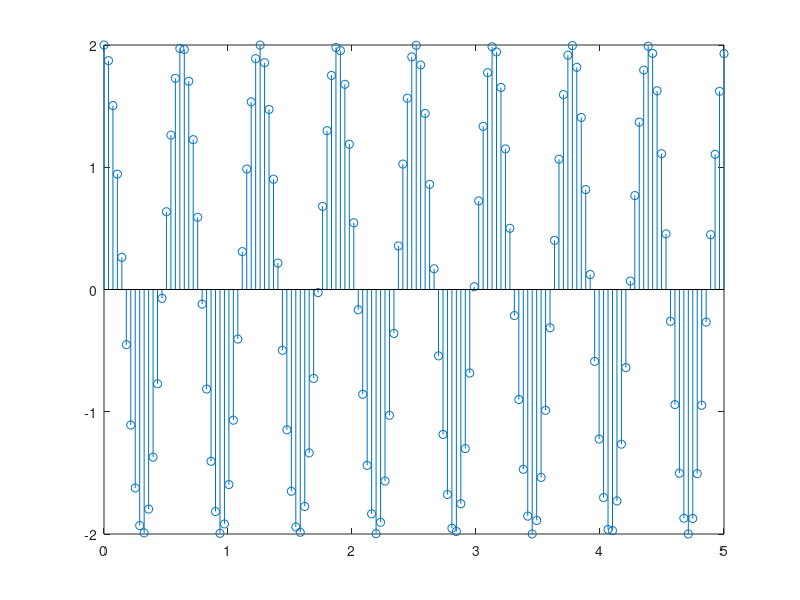
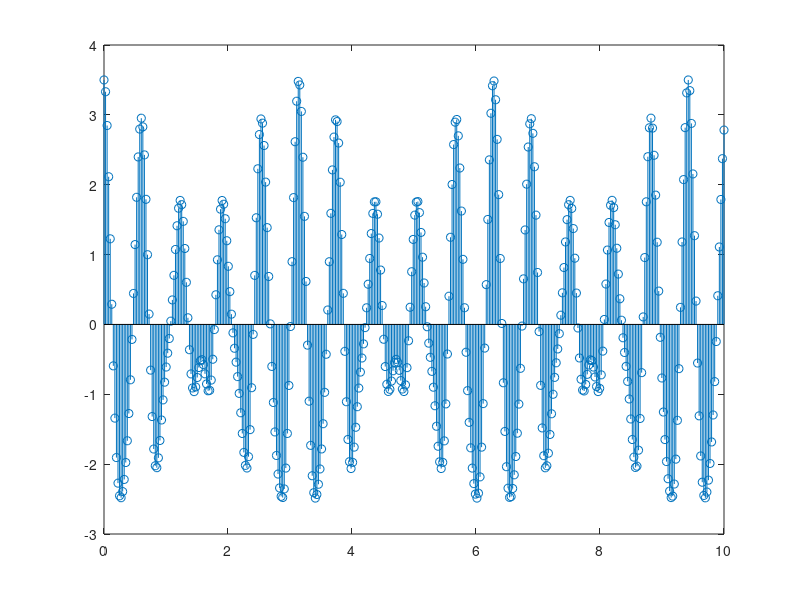
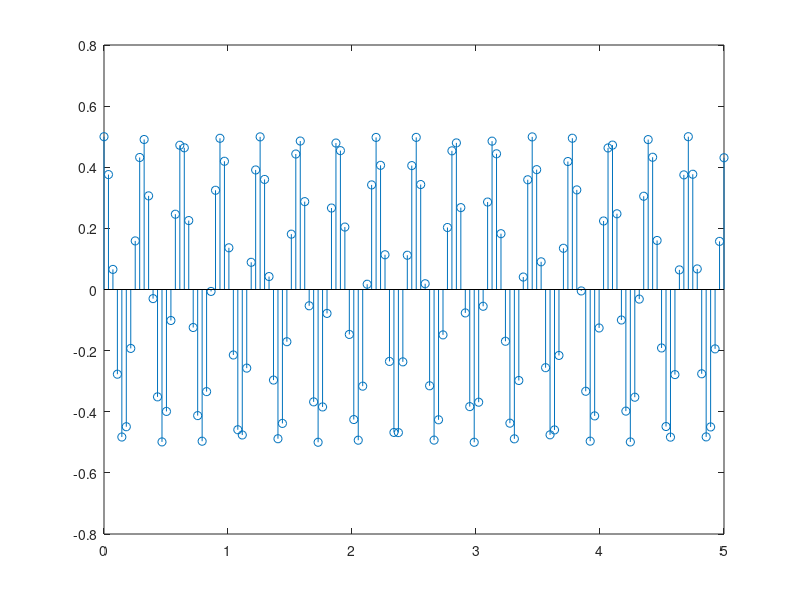
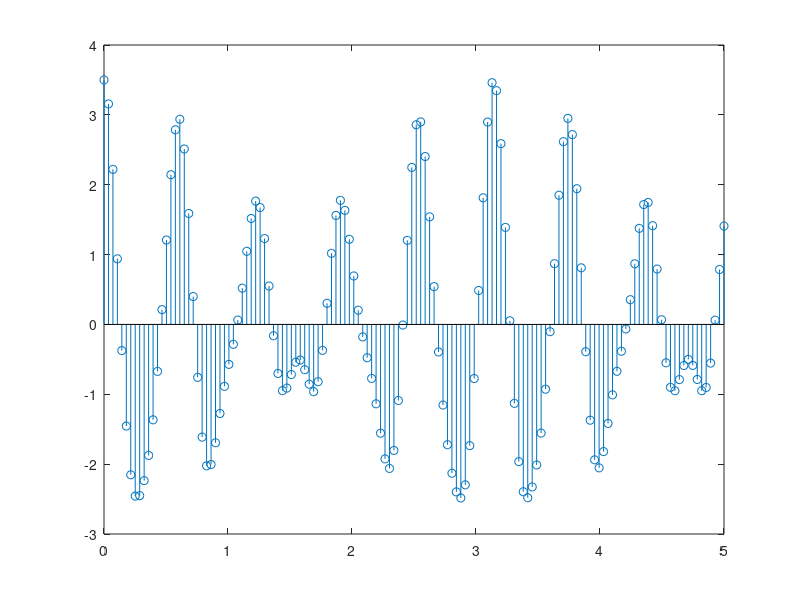

MATLAB code for these plots, in order: (Note: this script raises an error after producing the figures.)
alpha = 1+mod(205,3);

%1st_1st
t = 0:1/alpha:(10-1/alpha);
y1 =alpha.*cos(5*alpha.*t);
y2 =(alpha/2).*cos(6*alpha.*t);
y3 =(alpha/4).*cos(10*alpha.*t);
%1st_2nd
y4 =y1+ y2 + y3;
%plot(t,y4);
%1st_3rd
x = linspace(0,5,14*5*alpha);
n1 = alpha.*cos(5*alpha.*x);
n2 = (alpha/2).*cos(6*alpha.*x);
n3 =  (alpha/4).*cos(10*alpha.*x);
n4 = n1 + n2 + n3;
figure(1);
stem(x,n1);
figure(2);
stem(x,n2);
figure(3);
stem(x,n3);
figure(4);
stem(x,n4);
y4 = n4;
Fs = 14*alpha;
t=linspace(0,length(y4)/Fs,length(y4));
Nfft=16777216; %power of 2 and I put a huge number so there are many data point
f=linspace(0,Fs,Nfft);
X1=abs(fft(y4,Nfft));
figure(5);
plot(f(1:Nfft/2),X1(1:Nfft/2))
xlabel('Frequency'); 
ylabel ('amp');
title ('FFT Spectrum');


x1 = linspace(0,10,200*alpha);
n_1 = alpha.*cos(5*alpha.*x1);
n_2 = (alpha/2).*cos(6*alpha.*x1);
n_3 =  (alpha/4).*cos(10*alpha.*x1);
n_4 = n_3+n_2+n_1;
figure(2);
stem(x1,n_4);
[y4,Fs] = []
t=linspace(0,length(y4)/Fs,length(y4));
Nfft=16777216; %power of 2 and I put a huge number so there are many data point
f=linspace(0,Fs,Nfft);
X1=abs(fft(y4,Nfft));
figure(1);
plot(f(1:Nfft/2),X1(1:Nfft/2))
xlabel('Frequency'); 
ylabel ('amp');
title ('FFT Spectrum');


x2 = linspace(0,10,90*alpha);
n__1 = alpha.*cos(5*alpha.*x1);
n__2 = (alpha/2).*cos(6*alpha.*x1);
n__3 =  (alpha/4).*cos(10*alpha.*x1);
n__4 = n_3+n_2+n_1;
figure(3);
stem(x2,n__4);

[y4,Fs] = []
t=linspace(0,length(y4)/Fs,length(y4));
Nfft=16777216; %power of 2 and I put a huge number so there are many data point
f=linspace(0,Fs,Nfft);
X1=abs(fft(y4,Nfft));
figure(1);
plot(f(1:Nfft/2),X1(1:Nfft/2))
xlabel('Frequency'); 
ylabel ('amp');
title ('FFT Spectrum');

%2nd
% Define parameters
base_frequency = 440;  % Frequency of "Do" in Hz
tone_names = {'Do', 'Re', 'Mi', 'Fa', 'So', 'La', 'Ti', 'Do'};
duration = 1;  % Duration of each tone in seconds

% Different sampling rates to test
sampling_rates = [44100, 22050, 11025];

for rate = sampling_rates
    % Generate audio sequence for each tone
    tone_signals = cell(1, length(tone_names));
    for i = 1:length(tone_names)
        frequency = base_frequency * (2 ^ ((i - 1) / 12));
        t = 0:1/rate:duration - 1/rate;
        tone_signal = 0.5 * sin(2 * pi * frequency * t);
        tone_signals{i} = tone_signal;
    end
    
    % Concatenate tone signals to create the sequence
    audio_sequence = cell2mat(tone_signals);
    
    % Save audio as .wav file
    output_filename = sprintf('tone_sequence_%dHz.wav', rate);
    audiowrite(output_filename, audio_sequence, rate);
end
audio_filenames = {
    'tone_sequence_44100Hz.wav',
    'tone_sequence_22050Hz.wav',
    'tone_sequence_11025Hz.wav'
};

for i = 1:length(audio_filenames)
    filename = audio_filenames{i};
    
    % Load audio file
    [audio, sample_rate] = audioread(filename);
    
    % Play audio
    sound(audio, sample_rate);
    
    % Wait for audio to finish playing
    pause(length(audio) / sample_rate);
end

filename = 'Track002.wav';
[audio, original_sample_rate] = audioread(filename);
downsampling_factors = [2, 3, 4];  
upsampling_factors = [2, 3, 4]; 
for factor = downsampling_factors
   
    downsampled_audio = downsample(audio, factor);
    
    new_sample_rate = original_sample_rate / factor;

    output_filename = sprintf('downsampled_%dx.wav', factor);
    audiowrite(output_filename, downsampled_audio, new_sample_rate);
end

for factor = upsampling_factors
   
    downsampled_audio = upsample(audio, factor);
    
    new_sample_rate = original_sample_rate * factor;

    output_filename = sprintf('upsampled_%dx.wav', factor);
    audiowrite(output_filename, downsampled_audio, new_sample_rate);
end
% Play the original audio
%sound(audio, original_sample_rate);


% Play the downsampled audio
for factor = downsampling_factors
    downsampled_filename = sprintf('downsampled_%dx.wav', factor);
    [downsampled_audio, downsampled_sample_rate] = audioread(downsampled_filename);
    sound(downsampled_audio, downsampled_sample_rate);
    pause(length(downsampled_audio) / downsampled_sample_rate);
end



for factor = upsampling_factors
    upsampled_filename = sprintf('upsampled_%dx.wav', factor);
    [downsampled_audio, upsampled_sample_rate] = audioread(upsampled_filename);
    sound(downsampled_audio, upsampled_sample_rate);
    pause(length(downsampled_audio)*upsampled_sample_rate);
end
